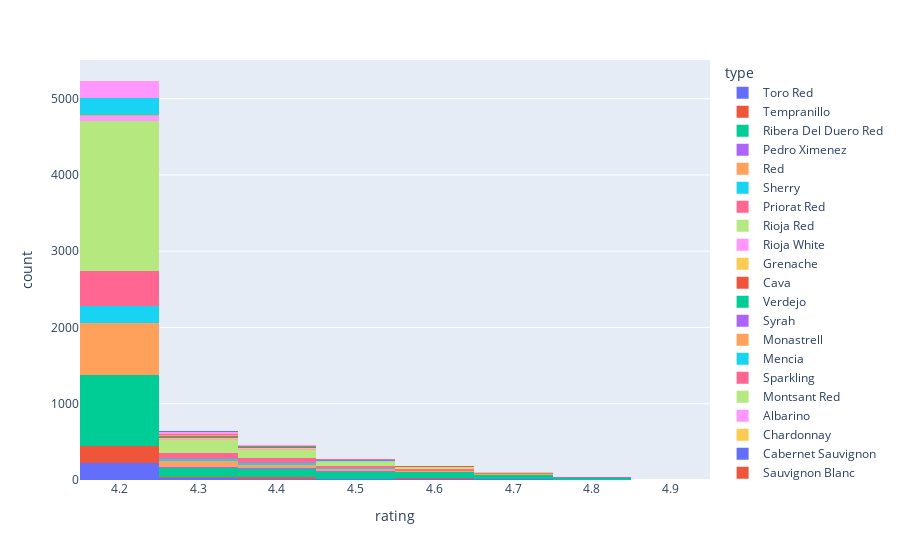

The notebook cell saved with this chart:
### Code cell
## histogram 
import plotly.express as px
fig = px.histogram(data, x="rating")
fig.show()

### Figure 1 — Plotly figure (JSON) as saved in the notebook; plotly's stock layout.template omitted (floating-point values rounded to 4 significant figures; data arrays with more than 128 entries replaced by an {"elided": "..."} marker saying what was removed)
{"data": [{"alignmentgroup": "True", "bingroup": "x", "hovertemplate": "type=Toro Red<br>rating=%{x}<br>count=%{y}<extra></extra>", "legendgroup": "Toro Red", "marker": {"color": "#636efa", "pattern": {"shape": ""}}, "name": "Toro Red", "offsetgroup": "Toro Red", "orientation": "v", "showlegend": true, "type": "histogram", "x": {"elided": "296 float values"}, "xaxis": "x", "yaxis": "y"}, {"alignmentgroup": "True", "bingroup": "x", "hovertemplate": "type=Tempranillo<br>rating=%{x}<br>count=%{y}<extra></extra>", "legendgroup": "Tempranillo", "marker": {"color": "#EF553B", "pattern": {"shape": ""}}, "name": "Tempranillo", "offsetgroup": "Tempranillo", "orientation": "v", "showlegend": true, "type": "histogram", "x": {"elided": "291 float values"}, "xaxis": "x", "yaxis": "y"}, {"alignmentgroup": "True", "bingroup": "x", "hovertemplate": "type=Ribera Del Duero Red<br>rating=%{x}<br>count=%{y}<extra></extra>", "legendgroup": "Ribera Del Duero Red", "marker": {"color": "#00cc96", "pattern": {"shape": ""}}, "name": "Ribera Del Duero Red", "offsetgroup": "Ribera Del Duero Red", "orientation": "v", "showlegend": true, "type": "histogram", "x": {"elided": "1407 float values"}, "xaxis": "x", "yaxis": "y"}, {"alignmentgroup": "True", "bingroup": "x", "hovertemplate": "type=Pedro Ximenez<br>rating=%{x}<br>count=%{y}<extra></extra>", "legendgroup": "Pedro Ximenez", "marker": {"color": "#ab63fa", "pattern": {"shape": ""}}, "name": "Pedro Ximenez", "offsetgroup": "Pedro Ximenez", "orientation": "v", "showlegend": true, "type": "histogram", "x": [4.8, 4.8, 4.8, 4.8, 4.7, 4.7, 4.7, 4.7, 4.6, 4.6, 4.6, 4.6, 4.5, 4.5, 4.5, 4.5, 4.5, 4.5, 4.4, 4.4, 4.4, 4.4, 4.4, 4.4, 4.4, 4.4, 4.4, 4.3, 4.3, 4.3, 4.3, 4.3, 4.3, 4.3, 4.2], "xaxis": "x", "yaxis": "y"}, {"alignmentgroup": "True", "bingroup": "x", "hovertemplate": "type=Red<br>rating=%{x}<br>count=%{y}<extra></extra>", "legendgroup": "Red", "marker": {"color": "#FFA15A", "pattern": {"shape": ""}}, "name": "Red", "offsetgroup": "Red", "orientation": "v", "showlegend": true, "type": "histogram", "x": {"elided": "864 float values"}, "xaxis": "x", "yaxis": "y"}, {"alignmentgroup": "True", "bingroup": "x", "hovertemplate": "type=Sherry<br>rating=%{x}<br>count=%{y}<extra></extra>", "legendgroup": "Sherry", "marker": {"color": "#19d3f3", "pattern": {"shape": ""}}, "name": "Sherry", "offsetgroup": "Sherry", "orientation": "v", "showlegend": true, "type": "histogram", "x": {"elided": "274 float values"}, "xaxis": "x", "yaxis": "y"}, {"alignmentgroup": "True", "bingroup": "x", "hovertemplate": "type=Priorat Red<br>rating=%{x}<br>count=%{y}<extra></extra>", "legendgroup": "Priorat Red", "marker": {"color": "#FF6692", "pattern": {"shape": ""}}, "name": "Priorat Red", "offsetgroup": "Priorat Red", "orientation": "v", "showlegend": true, "type": "histogram", "x": {"elided": "674 float values"}, "xaxis": "x", "yaxis": "y"}, {"alignmentgroup": "True", "bingroup": "x", "hovertemplate": "type=Rioja Red<br>rating=%{x}<br>count=%{y}<extra></extra>", "legendgroup": "Rioja Red", "marker": {"color": "#B6E880", "pattern": {"shape": ""}}, "name": "Rioja Red", "offsetgroup": "Rioja Red", "orientation": "v", "showlegend": true, "type": "histogram", "x": {"elided": "2357 float values"}, "xaxis": "x", "yaxis": "y"}, {"alignmentgroup": "True", "bingroup": "x", "hovertemplate": "type=Rioja White<br>rating=%{x}<br>count=%{y}<extra></extra>", "legendgroup": "Rioja White", "marker": {"color": "#FF97FF", "pattern": {"shape": ""}}, "name": "Rioja White", "offsetgroup": "Rioja White", "orientation": "v", "showlegend": true, "type": "histogram", "x": [4.7, 4.5, 4.5, 4.5, 4.4, 4.4, 4.4, 4.4, 4.4, 4.4, 4.4, 4.4, 4.4, 4.4, 4.4, 4.4, 4.4, 4.3, 4.3, 4.3, 4.3, 4.3, 4.3, 4.3, 4.3, 4.3, 4.3, 4.3, 4.3, 4.3, 4.3, 4.2, 4.2, 4.2, 4.2, 4.2, 4.2, 4.2, 4.2, 4.2, 4.2, 4.2, 4.2, 4.2, 4.2, 4.2, 4.2, 4.2, 4.2, 4.2, 4.2, 4.2, 4.2, 4.2, 4.2, 4.2, 4.2, 4.2, 4.2, 4.2, 4.2, 4.2, 4.2, 4.2, 4.2, 4.2, 4.2, 4.2, 4.2, 4.2, 4.2, 4.2, 4.2, 4.2, 4.2, 4.2, 4.2, 4.2, 4.2, 4.2, 4.2, 4.2, 4.2, 4.2, 4.2, 4.2, 4.2, 4.2, 4.2, 4.2, 4.2, 4.2], "xaxis": "x", "yaxis": "y"}, {"alignmentgroup": "True", "bingroup": "x", "hovertemplate": "type=Grenache<br>rating=%{x}<br>count=%{y}<extra></extra>", "legendgroup": "Grenache", "marker": {"color": "#FECB52", "pattern": {"shape": ""}}, "name": "Grenache", "offsetgroup": "Grenache", "orientation": "v", "showlegend": true, "type": "histogram", "x": [4.7, 4.7, 4.6, 4.6, 4.5, 4.5, 4.5, 4.4, 4.4, 4.4, 4.4, 4.4, 4.4, 4.4, 4.4, 4.4, 4.4, 4.3, 4.3, 4.3, 4.3, 4.3, 4.2, 4.3, 4.3, 4.3, 4.3, 4.3, 4.3, 4.3, 4.3, 4.3, 4.3, 4.2, 4.2], "xaxis": "x", "yaxis": "y"}, {"alignmentgroup": "True", "bingroup": "x", "hovertemplate": "type=Cava<br>rating=%{x}<br>count=%{y}<extra></extra>", "legendgroup": "Cava", "marker": {"color": "#EF553B", "pattern": {"shape": ""}}, "name": "Cava", "offsetgroup": "Cava", "orientation": "v", "showlegend": true, "type": "histogram", "x": [4.7, 4.7, 4.6, 4.6, 4.5, 4.5, 4.5, 4.5, 4.5, 4.4, 4.4, 4.4, 4.4, 4.4, 4.4, 4.4, 4.4, 4.4, 4.4, 4.4, 4.4, 4.4, 4.4, 4.4, 4.3, 4.3, 4.3, 4.3, 4.3, 4.3, 4.3, 4.2, 4.2], "xaxis": "x", "yaxis": "y"}, {"alignmentgroup": "True", "bingroup": "x", "hovertemplate": "type=Verdejo<br>rating=%{x}<br>count=%{y}<extra></extra>", "legendgroup": "Verdejo", "marker": {"color": "#00cc96", "pattern": {"shape": ""}}, "name": "Verdejo", "offsetgroup": "Verdejo", "orientation": "v", "showlegend": true, "type": "histogram", "x": [4.6, 4.6, 4.5, 4.5, 4.5, 4.5, 4.5, 4.5, 4.4, 4.4, 4.4, 4.3, 4.3, 4.3, 4.3, 4.3, 4.3, 4.3, 4.3, 4.3, 4.3, 4.3, 4.3, 4.3, 4.3, 4.3, 4.2], "xaxis": "x", "yaxis": "y"}, {"alignmentgroup": "True", "bingroup": "x", "hovertemplate": "type=Syrah<br>rating=%{x}<br>count=%{y}<extra></extra>", "legendgroup": "Syrah", "marker": {"color": "#ab63fa", "pattern": {"shape": ""}}, "name": "Syrah", "offsetgroup": "Syrah", "orientation": "v", "showlegend": true, "type": "histogram", "x": [4.6, 4.5, 4.5, 4.5, 4.4, 4.3, 4.3, 4.3, 4.3, 4.3, 4.3, 4.3, 4.2, 4.2, 4.2], "xaxis": "x", "yaxis": "y"}, {"alignmentgroup": "True", "bingroup": "x", "hovertemplate": "type=Monastrell<br>rating=%{x}<br>count=%{y}<extra></extra>", "legendgroup": "Monastrell", "marker": {"color": "#FFA15A", "pattern": {"shape": ""}}, "name": "Monastrell", "offsetgroup": "Monastrell", "orientation": "v", "showlegend": true, "type": "histogram", "x": [4.6, 4.5, 4.5, 4.5, 4.5, 4.4, 4.4, 4.4, 4.4, 4.4, 4.3, 4.3, 4.3, 4.3, 4.3, 4.2, 4.2, 4.2], "xaxis": "x", "yaxis": "y"}, {"alignmentgroup": "True", "bingroup": "x", "hovertemplate": "type=Mencia<br>rating=%{x}<br>count=%{y}<extra></extra>", "legendgroup": "Mencia", "marker": {"color": "#19d3f3", "pattern": {"shape": ""}}, "name": "Mencia", "offsetgroup": "Mencia", "orientation": "v", "showlegend": true, "type": "histogram", "x": {"elided": "235 float values"}, "xaxis": "x", "yaxis": "y"}, {"alignmentgroup": "True", "bingroup": "x", "hovertemplate": "type=Sparkling<br>rating=%{x}<br>count=%{y}<extra></extra>", "legendgroup": "Sparkling", "marker": {"color": "#FF6692", "pattern": {"shape": ""}}, "name": "Sparkling", "offsetgroup": "Sparkling", "orientation": "v", "showlegend": true, "type": "histogram", "x": [4.6, 4.5, 4.3, 4.3, 4.3], "xaxis": "x", "yaxis": "y"}, {"alignmentgroup": "True", "bingroup": "x", "hovertemplate": "type=Montsant Red<br>rating=%{x}<br>count=%{y}<extra></extra>", "legendgroup": "Montsant Red", "marker": {"color": "#B6E880", "pattern": {"shape": ""}}, "name": "Montsant Red", "offsetgroup": "Montsant Red", "orientation": "v", "showlegend": true, "type": "histogram", "x": [4.5, 4.5, 4.4, 4.4, 4.4, 4.4, 4.4, 4.3, 4.3, 4.3, 4.3, 4.3, 4.3, 4.3, 4.3, 4.3, 4.3], "xaxis": "x", "yaxis": "y"}, {"alignmentgroup": "True", "bingroup": "x", "hovertemplate": "type=Albarino<br>rating=%{x}<br>count=%{y}<extra></extra>", "legendgroup": "Albarino", "marker": {"color": "#FF97FF", "pattern": {"shape": ""}}, "name": "Albarino", "offsetgroup": "Albarino", "orientation": "v", "showlegend": true, "type": "histogram", "x": {"elided": "252 float values"}, "xaxis": "x", "yaxis": "y"}, {"alignmentgroup": "True", "bingroup": "x", "hovertemplate": "type=Chardonnay<br>rating=%{x}<br>count=%{y}<extra></extra>", "legendgroup": "Chardonnay", "marker": {"color": "#FECB52", "pattern": {"shape": ""}}, "name": "Chardonnay", "offsetgroup": "Chardonnay", "orientation": "v", "showlegend": true, "type": "histogram", "x": [4.5, 4.5, 4.4, 4.3, 4.3, 4.3, 4.3, 4.3, 4.3, 4.3, 4.3, 4.3, 4.2], "xaxis": "x", "yaxis": "y"}, {"alignmentgroup": "True", "bingroup": "x", "hovertemplate": "type=Cabernet Sauvignon<br>rating=%{x}<br>count=%{y}<extra></extra>", "legendgroup": "Cabernet Sauvignon", "marker": {"color": "#636efa", "pattern": {"shape": ""}}, "name": "Cabernet Sauvignon", "offsetgroup": "Cabernet Sauvignon", "orientation": "v", "showlegend": true, "type": "histogram", "x": [4.5, 4.4, 4.4, 4.3, 4.3, 4.3, 4.3, 4.3, 4.3, 4.2, 4.2], "xaxis": "x", "yaxis": "y"}, {"alignmentgroup": "True", "bingroup": "x", "hovertemplate": "type=Sauvignon Blanc<br>rating=%{x}<br>count=%{y}<extra></extra>", "legendgroup": "Sauvignon Blanc", "marker": {"color": "#EF553B", "pattern": {"shape": ""}}, "name": "Sauvignon Blanc", "offsetgroup": "Sauvignon Blanc", "orientation": "v", "showlegend": true, "type": "histogram", "x": [4.5, 4.4, 4.3, 4.3], "xaxis": "x", "yaxis": "y"}], "layout": {"barmode": "relative", "legend": {"title": {"text": "type"}, "tracegroupgap": 0}, "margin": {"t": 60}, "xaxis": {"anchor": "y", "domain": [0, 1], "title": {"text": "rating"}}, "yaxis": {"anchor": "x", "domain": [0, 1], "title": {"text": "count"}}}}
